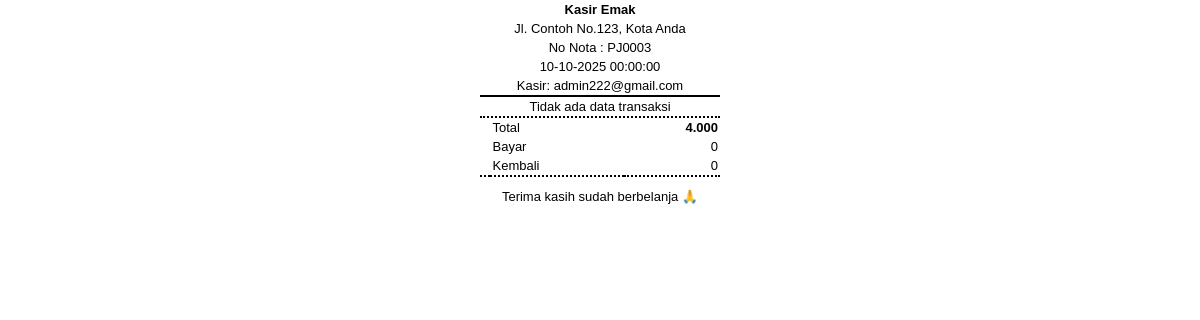
Page /report/r-struk.php?nota=PJ0003 (signed in) on the committed database.
### tables this page shows
CREATE TABLE `tbl_jual_head` (
  `no_jual` varchar(20) NOT NULL,
  `tgl_jual` date NOT NULL,
  `customer` varchar(255) NOT NULL,
  `total` int(11) NOT NULL,
  `keterangan` varchar(255) NOT NULL,
  `jml_bayar` int(11) NOT NULL,
  `kembalian` int(11) NOT NULL
);

CREATE TABLE `tbl_user` (
  `userid` int(11) NOT NULL,
  `username` varchar(50) NOT NULL,
  `fullname` varchar(100) NOT NULL,
  `password` varchar(255) NOT NULL,
  `address` varchar(255) DEFAULT NULL,
  `level` enum('1','2','3') NOT NULL COMMENT '1=administrator, 2=supervisor, 3=operator',
  `foto` varchar(255) DEFAULT 'default.webp'
);

### config/functions.php (called while the page is built, shortened)
<?php
function getData($sql)
{
    global $koneksi;
    $result = mysqli_query($koneksi, $sql);
    $rows   = [];
    if ($result) {
        while ($row = mysqli_fetch_assoc($result)) {
            $rows[] = $row;
        }
    }
    return $rows;
}
function userLogin()
{
    global $koneksi;
    $userActive = mysqli_real_escape_string($koneksi, $_SESSION["ssUserPOS"]);
    $dataUser   = getData("SELECT * FROM tbl_user WHERE username = '$userActive'")[0];
    return $dataUser;
}
?>

### report/r-struk.php (the view, shortened to what this page needs)
<?php
require "../config/config.php";
require "../config/functions.php";
$nota = isset($_GET['nota']) ? $_GET['nota'] : '';
$dataJual = [];
if ($nota != '') {
  $dataJualList = getData("SELECT * FROM tbl_jual_head WHERE no_jual = '$nota'");
  if (!empty($dataJualList)) {
    $dataJual = $dataJualList[0];
  }
}
$uniqueItems = [];
?>
<!DOCTYPE html>
<html lang="id">
<head>
</head>
<body>
  <table style="border-bottom: solid 2px;">
    <tr>
      <td class="center"><b>Kasir Emak</b></td>
    </tr>
    <tr>
      <td class="center">Jl. Contoh No.123, Kota Anda</td>
    </tr>
    <tr>
      <td class="center"><?= 'No Nota : ' . htmlspecialchars($nota) ?></td>
    </tr>
    <tr>
      <td class="center">
        <?= isset($dataJual['tgl_jual']) ? date('d-m-Y H:i:s', strtotime($dataJual['tgl_jual'])) : '-' ?>
      </td>
    </tr>
    <tr>
      <td class="center">Kasir: <?= htmlspecialchars(userLogin()['username'] ?? '-') ?></td>
    </tr>
  </table>
  <table style="border-bottom: dotted 2px;">
    <?php if (!empty($uniqueItems)) { ?>
      <?php foreach ($uniqueItems as $item) { ?>
        <tr>
          <td colspan="6"><?= htmlspecialchars($item['nama_brg']) ?></td>
        </tr>
        <tr>
          <td colspan="2">Qty:</td>
          <td class="right"><?= $item['qty'] ?></td>
          <td class="right">x <?= number_format($item['harga_jual'], 0, ',', '.') ?></td>
          <td class="right bold" colspan="2"><?= number_format($item['jml_harga'], 0, ',', '.') ?></td>
        </tr>
      <?php } ?>
    <?php } else { ?>
      <tr><td colspan="6" class="center">Tidak ada data transaksi</td></tr>
    <?php } ?>
  </table>
  <table style="border-bottom: dotted 2px;">
    <tr>
      <td colspan="3"></td>
      <td>Total</td>
      <td class="right bold"><?= number_format($dataJual['total'] ?? 0, 0, ',', '.') ?></td>
    </tr>
    <tr>
      <td colspan="3"></td>
      <td>Bayar</td>
      <td class="right"><?= number_format($dataJual['jml_bayar'] ?? 0, 0, ',', '.') ?></td>
    </tr>
    <tr>
      <td colspan="3"></td>
      <td>Kembali</td>
      <td class="right"><?= number_format($dataJual['kembalian'] ?? 0, 0, ',', '.') ?></td>
    </tr>
  </table>
  <table class="center" style="margin-top: 10px;">
    <tr>
      <td>Terima kasih sudah berbelanja 🙏</td>
    </tr>
  </table>
</body>
</html>

### report/r-struk.php (style rules this page uses)
body { font-family: Arial, sans-serif; font-size: 13px; margin: 0; padding: 0; }
table { width: 240px; border-collapse: collapse; margin: 0 auto; }
td { padding: 2px; }
.center { text-align: center; }
.right { text-align: right; }
.bold { font-weight: bold; }

### rows in the picture
tbl_jual_head: tgl_jual "10-10-2025 00:00:00", total "4.000", jml_bayar "0", kembalian "0"
tbl_user: username "admin222@gmail.com"

### other values in the picture
$nota "PJ0003"
